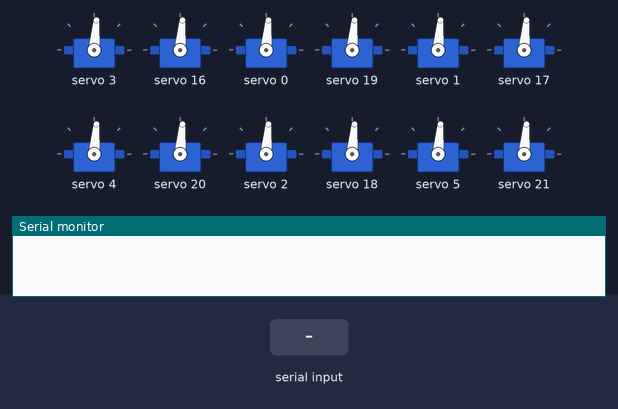
This sketch was run on a simulated Arduino Uno, built with avr-gcc and run on an emulated ATmega328P. On the bench: 12 × servo, the last lines printed to the serial monitor. The test bench sets the inputs (shaded band).

Above: at 1.2 s.
1.3 s: "1,90,45\n" received over Serial
At 3.0 s:
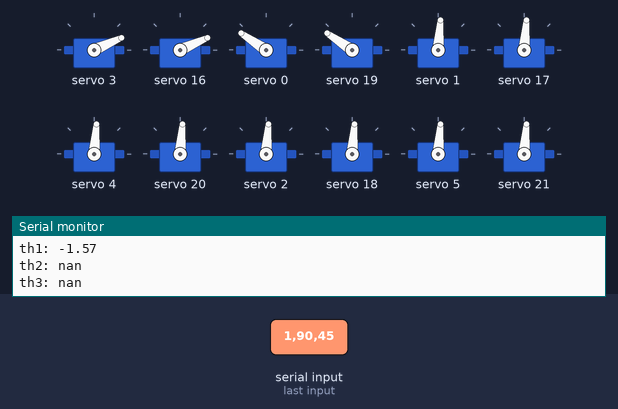
3.8 s: "90,45\n" received over Serial
6.3 s: "5\n" received over Serial
Timing chart, 0 to 9.3 s (numbered marks = the images above; inputs shaded):
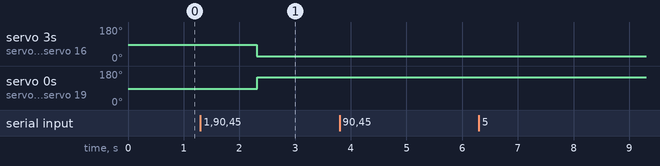

Measured:
- after the input at 1.3 s, servo 3, servo 16: 85° → 24° after 1.0 s; servo 0, servo 19: 85° → 146° after 1.0 s

The sketch:

Mar_7_Servo_Test.ino
```cpp
#include <Wire.h>
#include <Adafruit_PWMServoDriver.h>
#include "string.h"

// called this way, it uses the default address 0x40
Adafruit_PWMServoDriver pwm1 = Adafruit_PWMServoDriver();
Adafruit_PWMServoDriver pwm2 = Adafruit_PWMServoDriver(0x41);

//#define SERVOMIN  163 // This is the 'minimum' pulse length count (out of 4096)
//#define SERVOMAX  420 // This is the 'maximum' pulse length count (out of 4096)
//#define USMIN  600 // This is the rounded 'minimum' microsecond length based on the minimum pulse of 150
//#define USMAX  2400 // This is the rounded 'maximum' microsecond length based on the maximum pulse of 600
#define SERVO_FREQ 50 // Analog servos run at ~50 Hz updates


#define L1 .055
#define L2 .139
#define L3 .148


String old_str = "";
String new_str = "";

String x;
String y;
String z;

float val1, val2, val3;

double th1 = 0;
double th2 = 0;
double th3 = 0;

float sig1L, sig2L, sig3L, sig1R, sig2R, sig3R;

bool isValid = 1;

void setup() {
  Serial.begin(9600);
  pwm1.begin();
  pwm1.setOscillatorFrequency(27000000);
  pwm1.setPWMFreq(SERVO_FREQ);

  pwm2.begin();
  pwm2.setOscillatorFrequency(27000000);
  pwm2.setPWMFreq(SERVO_FREQ);

  delay(10);
}

void loop() {
  if (Serial.available() > 0)
  {
  new_str = Serial.readString();
  Serial.println(new_str);
  }
  if (new_str != old_str)
  {

    parseString(new_str);
    isValid = IK(val1,val2,val3);
    isValid = set_servos();

    Serial.print("th1: ");
    Serial.println(th1);
    Serial.print("th2: ");
    Serial.println(th2);
    Serial.print("th3: ");
    Serial.println(th3);
    old_str = new_str;
  }
  else
  {
    isValid = set_servos();
  }
}

bool set_servos()
{
  if (!isValid)
  {
    return 0;
  }
  else
  {
  // map functions
  int temp_pwm1L = own_map(th1,-HALF_PI,HALF_PI,163,420);
  if ((temp_pwm1L < 163) || (temp_pwm1L > 420))
  {
    return 0;
  }
  else
  {
    sig1L = temp_pwm1L;
    pwm1.setPWM(3, 0, sig1L);
    pwm2.setPWM(0, 0, sig1L);
  }
  int temp_pwm1R = own_map(th1,-HALF_PI,HALF_PI,420,163);
  if ((temp_pwm1R < 163) || (temp_pwm1R > 420))
  {
    return 0;
  }
  else
  {
    sig1R = temp_pwm1R;
    pwm1.setPWM(0, 0, sig1R);
    pwm2.setPWM(3, 0, sig1R);
  }
  int temp_pwm2L = own_map(th2,-HALF_PI,HALF_PI,163,420);
  if ((temp_pwm2L < 163) || (temp_pwm2L > 420))
  {
    return 0;
  }
  else
  {
    sig2L = temp_pwm2L;
    pwm1.setPWM(1, 0, sig2L);
    pwm2.setPWM(1, 0, sig2L);
  }
  int temp_pwm2R = own_map(th2,-HALF_PI,HALF_PI,420,163);
  if ((temp_pwm2R < 163) || (temp_pwm2R > 420))
  {
    return 0;
  }
  else
  {
    sig2R = temp_pwm2R;
    pwm1.setPWM(4, 0, sig2R);
    pwm2.setPWM(4, 0, sig2R);
  }
  int temp_pwm3L = own_map(th3,-HALF_PI,HALF_PI,163,420);
  if ((temp_pwm3L < 163) || (temp_pwm3L > 420))
  {
    return 0;
  }
  else
  {
    sig3L = temp_pwm3L;
    pwm1.setPWM(2, 0, sig3L);
    pwm2.setPWM(2, 0, sig3L);
  }
    int temp_pwm3R = own_map(th3,-HALF_PI,HALF_PI,420,163);
  if ((temp_pwm3R < 163) || (temp_pwm3R > 420))
  {
    return 0;
  }
  else
  {
    sig3R = temp_pwm3R;
    pwm1.setPWM(5, 0, sig3R);
    pwm2.setPWM(5, 0, sig3R);
  }

  return 1;
  }
}

bool IK(float x, float y, float z)
{
  double r = sqrt(((y * y) + (z * z)));
  double this_th1 = atan2(z,y);
  double this_th2 = acos((L1/r));
  double temp_th1 = this_th2 - this_th1;
  //Check for validity
  if ((th1 < -HALF_PI) || (th1 > HALF_PI))
  {
    return 0;
  }
  else
  {
    th1 = temp_th1 * -1;
  }

  double rprime = sqrt(((x * x) + (r * r)));
  double this_th = atan2(x,r);
  double phi = acos(((L2 * L2) + (rprime * rprime) - (L3 * L3)) / (2 * L2 * rprime));
  double temp_th2 = phi - this_th;
  if ((th2 < -HALF_PI) || (th2 > HALF_PI))
  {
    return 0;
  }
  else
  {
    th2 = temp_th2;
  }
  double psi = acos(((L2 * L2) + (L3 * L3) - (rprime * rprime)) / (2 * L2 * L3));
  double temp_th3 = psi - HALF_PI;
  if ((th3 < -HALF_PI) || (th3 > HALF_PI))
  {
    return 0;
  }
  else
  {
    th3 = temp_th3;
  }
  Serial.print("th1: ");
  Serial.println(th1);
  Serial.print("th2: ");
  Serial.println(th2);
  Serial.print("th3: ");
  Serial.println(th3);
  return 1;
}

void parseString(String str)
{
  x = str.substring(0, 4);
  y = str.substring(5, 9);
  z = str.substring(10, 14);

  val1 = x.toFloat();
  val2 = y.toFloat();
  val3 = z.toFloat();
}

 int own_map(double val, double prev_low, double prev_high, double now_low, double now_high)
 {
  double prev_range = prev_high - prev_low;
  double now_range = now_high - now_low;
  double prev_location = (val - prev_low) / prev_range;
  double now_location = (prev_location * now_range) + now_low;
  return now_location;
 }
```
